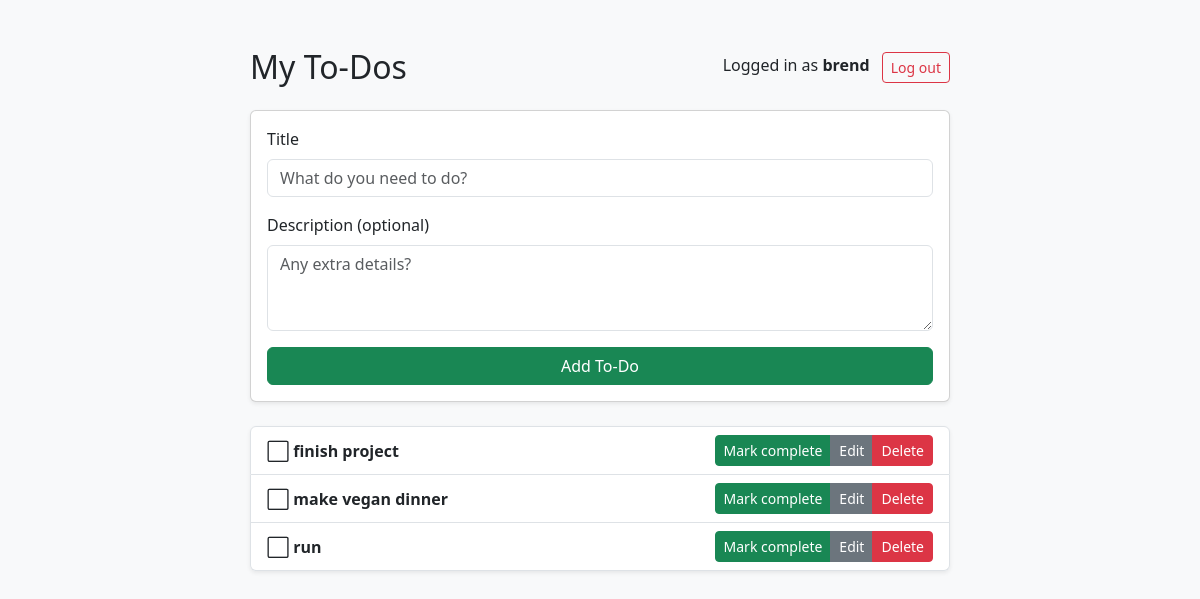
The app's page / (signed in), older data.
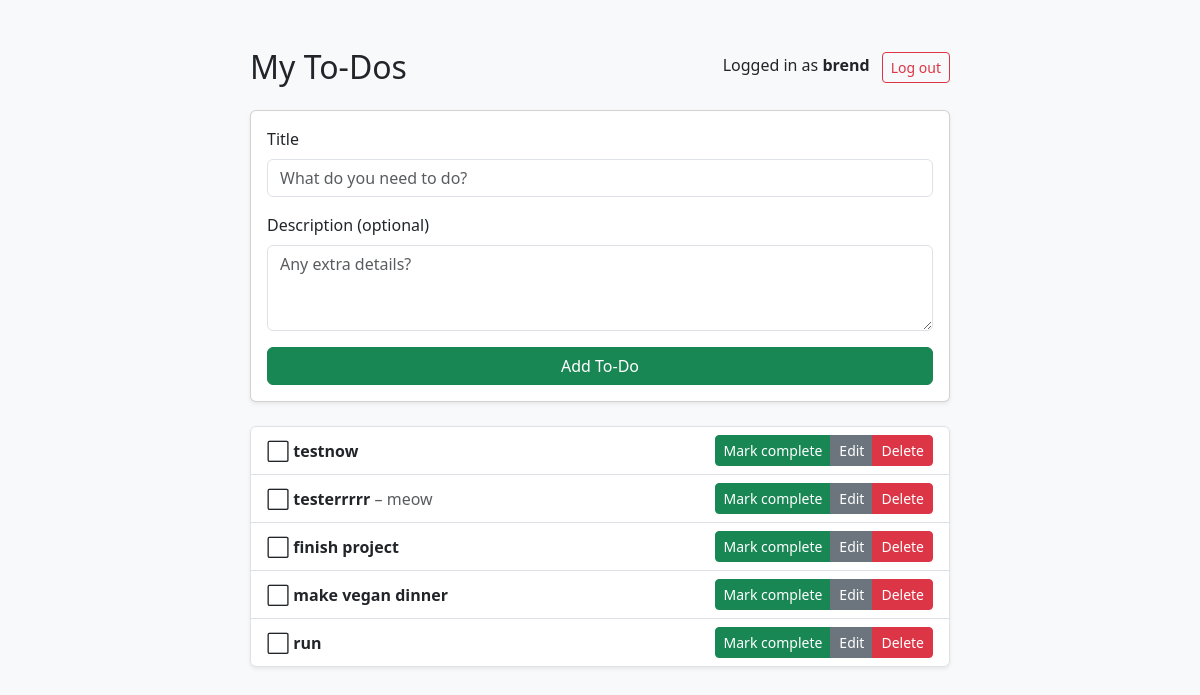
The same page, newer data.
### todo/models.py (models this page shows, shortened)
class Todo(models.Model):
    user = models.ForeignKey(User, on_delete=models.CASCADE)  # ⬅ add this line
    title = models.CharField(max_length=200)
    description = models.TextField(blank=True)
    created_at = models.DateTimeField(auto_now_add=True)
    completed = models.BooleanField(default=False)

### todo/views.py (the view, shortened to what this page needs)
# urls.py: path("", views.todo_list, name="todo_list"),
@login_required
def todo_list(request):
    todos = Todo.objects.filter(user=request.user).order_by("-created_at")
    return render(request, "todo/todo_list.html", {"todos": todos})

### todo/templates/todo/todo_list.html (shortened to what this page needs)
<!DOCTYPE html>
<html lang="en">
<head>
    <link
      href="https://cdn.jsdelivr.net/npm/bootstrap@5.3.3/dist/css/bootstrap.min.css"
      rel="stylesheet">
</head>
<body class="bg-light">
<div class="container-fluid mt-5">
    <div class="mx-auto" style="max-width: 700px; width: 100%;">
        <div class="d-flex justify-content-between align-items-center mb-4">
            <h2 class="mb-0">My To-Dos</h2>
            {% if user.is_authenticated %}
                <div>
                    <span class="me-2">Logged in as <strong>{{ user.username }}</strong></span>
                    <form method="post" action="{% url 'logout' %}" style="display:inline;">
                        <button type="submit" class="btn btn-outline-danger btn-sm">
                            Log out
                        </button>
                    </form>
                </div>
            {% else %}
                <a href="{% url 'login' %}" class="btn btn-primary btn-sm">Log in</a>
            {% endif %}
        </div>
        <div class="card mb-4 shadow-sm">
            <div class="card-body">
                <form method="post">
                    <div class="mb-3">
                        <label for="id_title" class="form-label">Title</label>
                        <input id="id_title" type="text" name="title"
                               class="form-control" required
                               placeholder="What do you need to do?">
                    </div>
                    <div class="mb-3">
                        <label for="id_description" class="form-label">Description (optional)</label>
                        <textarea id="id_description" name="description"
                                  class="form-control" rows="3"
                                  placeholder="Any extra details?"></textarea>
                    </div>
                    <button type="submit" class="btn btn-success w-100">Add To-Do</button>
                </form>
            </div>
        </div>
        {% if todos %}
            <ul class="list-group shadow-sm">
            {% for item in todos %}
                <li class="list-group-item d-flex justify-content-between align-items-center">
                    <div>
                        {% if item.completed %}
                            <span class="text-success">✅ <strong>{{ item.title }}</strong></span>
                        {% else %}
                            <span>⬜ <strong>{{ item.title }}</strong></span>
                        {% endif %}
                        {% if item.description %}
                            <span class="text-muted"> – {{ item.description }}</span>
                        {% endif %}
                    </div>
                    <div class="btn-group">
                        {% if item.completed %}
                            <a href="{% url 'todo_complete' item.id %}"
                               class="btn btn-warning btn-sm">
                                Mark incomplete
                            </a>
                        {% else %}
                            <a href="{% url 'todo_complete' item.id %}"
                               class="btn btn-success btn-sm">
                                Mark complete
                            </a>
                        {% endif %}
                        <a href="{% url 'todo_edit' item.id %}" class="btn btn-secondary btn-sm">
                            Edit
                        </a>
                        <a href="{% url 'todo_delete' item.id %}" class="btn btn-danger btn-sm">
                            Delete
                        </a>
                    </div>
                </li>
            {% endfor %}
            </ul>
        {% else %}
            <p class="text-muted mt-3">No to-dos yet. Add one above!</p>
        {% endif %}
    </div>
</div>
</body>
</html>

Row changes from the older to the newer data that the page shows:
added Todo: title "testnow", completed "Mark complete"
added Todo: title "testerrrrr", description "meow", completed "Mark complete"
